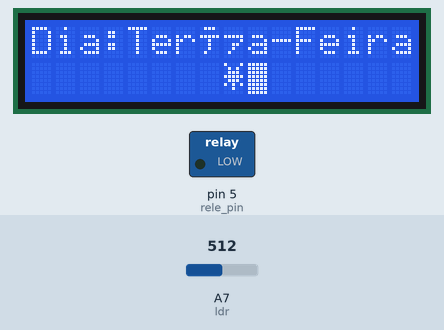
A sketch run on a simulated Arduino Nano, built with avr-gcc and run on an emulated ATmega328P. Shown: 16×2 character LCD, switched loads named in the sketch (green lamp = pin HIGH). The test bench sets the inputs (shaded band); at power-on: A7 (ldr) = 512. The local clock reads 2024-03-15 10:24:30 at power-on unless the sketch sets it; what the sketch prints to the serial monitor is not drawn.

Above: at 0.2 s.
At 6.3 s:
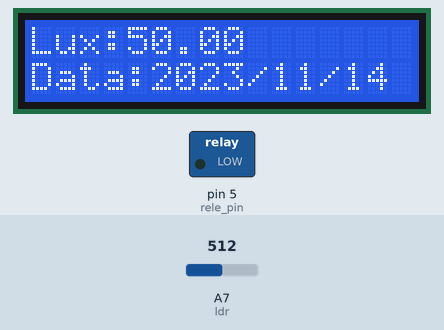
6.4 s: A7 (ldr) set to 887
7.9 s: A7 (ldr) set to 907
At 8.9 s:
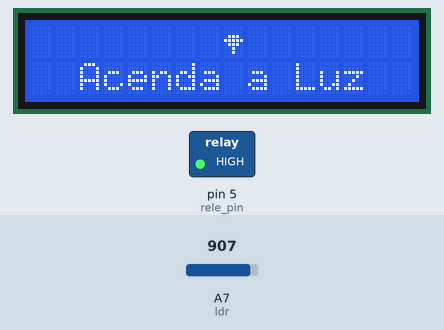
Timing chart, 0 to 10.9 s (numbered marks = the images above; inputs shaded):
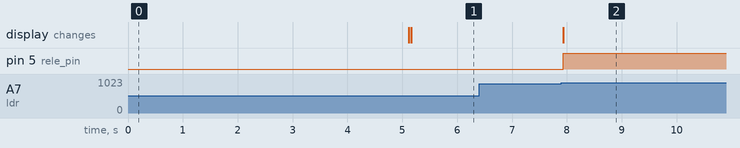

The sketch:

Painel.ino
```cpp
#include <Wire.h>
#include <LiquidCrystal_I2C.h>
#include "RTClib.h"


char dias[7][19] = {"Domingo", "Segunda-Feira", "Terça-Feira", "Quarta-Feira", "Quinta-Feira", "Sexta-Feira", "Sabado"};


#define ldr A7
#define lm35 0
#define rele_pin 5

///Amostras//
float vetLux[10] = {0,0,0,0,0,0,0,0,0};

const int corte = 10000;
unsigned long deltaTemp = millis();
boolean  limpa;
///Lm35
float temperatura;
int lm35_let;
unsigned long  tempo = 5000;//um minuto
///lux variaveis
float const ADC_tes = 0.004882812;
///Funçoes auciliares///
void aciona();
int leitura_dc();
float lm35_dz();
float  lux(int ldr_val);
///Matriz//
void construi();
void amostras();
////---------------
void rele();
void rele_ap();

///Tempo//
DateTime utc;

byte apaga[8] = {
  0b00000,
  0b00000,
  0b01110,
  0b11111,
  0b01110,
  0b00100,
  0b00100,
  0b00000
};

byte luz[8] = {
  0b10001,
  0b01010,
  0b01110,
  0b11111,
  0b01110,
  0b10101,
  0b00100,
  0b00000
};

void iniciarRTC();
// Set the LCD address to 0x27 for a 16 chars and 2 line display
RTC_DS1307 rtc;
LiquidCrystal_I2C lcd(0x27, 16, 2);


void setup()
{

	// initialize the LCD
	lcd.begin();
  Serial.begin(57600);
  pinMode(rele_pin,OUTPUT);
  lcd.createChar(0,apaga);
  lcd.createChar(1,luz);
///----------------------------------------------
	// Turn on the blacklight and print a message.
	lcd.backlight();
  lcd.setCursor(4,0);
  lcd.blink();
  iniciarRTC();


}


void loop()
{
/// LM35 //
//serial.println(lm35_dz());
//Serial.println(lm35_dz());

//Leitura de Dados LDR e ds 1037///
aciona();
amostras();
construi();

}


void construi(){
  Serial.print("  Amostras:[");
  for(int i=0;i<10;i++){
    Serial.print(int(vetLux[i]));Serial.print(",");
}

Serial.print("] Horas:");Serial.print(utc.hour(),DEC);
Serial.print(":");Serial.print(utc.minute(),DEC);
Serial.print(":");Serial.println(utc.second(),DEC);

};

unsigned long delta = millis();

void amostras(){
  int i=0;
  if((millis() - delta) > 5000){
    delta  =  millis();
    for(i=0;i<10;i++){
      vetLux[i] = vetLux[i+1];
      vetLux[9]  = int(lux(leitura_dc()));


    }


}


};

void iniciarRTC(){
 rtc.begin();  ///Iniciar rtc
 rtc.adjust(DateTime(F(__DATE__), F(__TIME__)));///Horas get

 utc = rtc.now();
 DateTime future (utc + TimeSpan(7,12,30,6));

 lcd.setCursor(0,0);
 lcd.print("Dia:");
 lcd.print(dias[utc.dayOfTheWeek()]);//Selecionar Um dia da semana
 lcd.setCursor(8,1);
 lcd.write(1);
 delay(5000);

 /////Quando não Copilar o programa////
 while (!Serial); // for Leonardo/Micro/Zero
  if (! rtc.begin()) {
    Serial.println("Couldn't find RTC");
    while (1);
  }


  if (! rtc.isrunning()) {
    Serial.println("RTC is NOT running!");
    // following line sets the RTC to the date & time this sketch was compiled
    // rtc.adjust(DateTime(F(__DATE__), F(__TIME__)));
    // This line sets the RTC with an explicit date & time, for example to set
    // January 21, 2014 at 3am you would call:
     //rtc.adjust(DateTime(2018, 12, 18, 6, 8, 0));
     //ano / mes /dia/hora minuto e segundo
  }

  //Serial.print(dias[utc.dayOfTheWeek()]);
  lcd.print(utc.hour(),DEC);lcd.print(":");
  lcd.print(utc.minute(),DEC);lcd.print(":");
  lcd.print(utc.second(),DEC);

  //lcd.print(future.hour(),DEC);lcd.print(":");
  //lcd.print(future.minute(),DEC);lcd.print(":");
  //lcd.print(future.second(),DEC);


}


int  leitura_dc(){
 while(1){
  int dc = analogRead(ldr);
  int leitura = map (dc,0,1023,0,1023);
  return leitura;
 }

}

float lm35_dz(){
lm35_let = analogRead(lm35);
temperatura = lm35_let * 0.00488;
temperatura = temperatura  * 100;
return  temperatura;


}

float  lux(int ldr_val){
float lux = (250.000000/(ADC_tes*ldr_val))-50.000000;
return lux;
}

void rele(){
 // digitalWrite(rele_pin,LOW);
  digitalWrite(rele_pin,HIGH);

}

void rele_ap(){
 // digitalWrite(rele_pin,LOW);
  digitalWrite(rele_pin,LOW);

}
boolean trava;

void aciona(){
DateTime utc = rtc.now();

if(lux(leitura_dc()) >= 7.0){
 if (millis() - deltaTemp < tempo){
  lcd.print("Lux:");
  lcd.print(lux(leitura_dc()));
  lcd.setCursor(0,1);

  lcd.print("Data:");
  lcd.print(utc.year(),DEC);lcd.print("/");
  lcd.print(utc.month(),DEC);lcd.print("/");
  lcd.println(utc.day(),DEC);
  rele_ap();
  trava = true;

 }


 else{
   deltaTemp = millis();
   lcd.clear();
   lcd.noBlink();
}

  }

else{
   trava = false;
   lcd.noBlink();
   lcd.clear();
   lcd.setCursor(2,1);
   lcd.print("Acenda a Luz");
   lcd.setCursor(8,0);
   lcd.write(0);
   do{
    rele();
   }while (lux(leitura_dc()) <= 7.0 && trava == true);
   delay(tempo);


  }


}
```

Measured:
- the behaviour switches between 898 and 899 on A7 (ldr) (found by bisection; images 1 and 2)
- after the input at 6.4 s, every drawn part: stays the same
- after the input at 7.9 s, pin 5 (rele_pin): LOW → HIGH at once; the display: changes at once (image 2)
